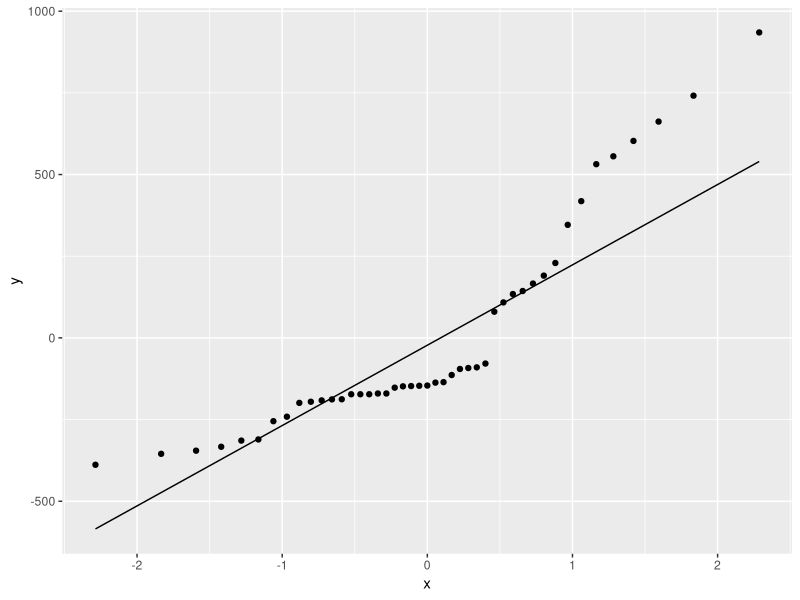
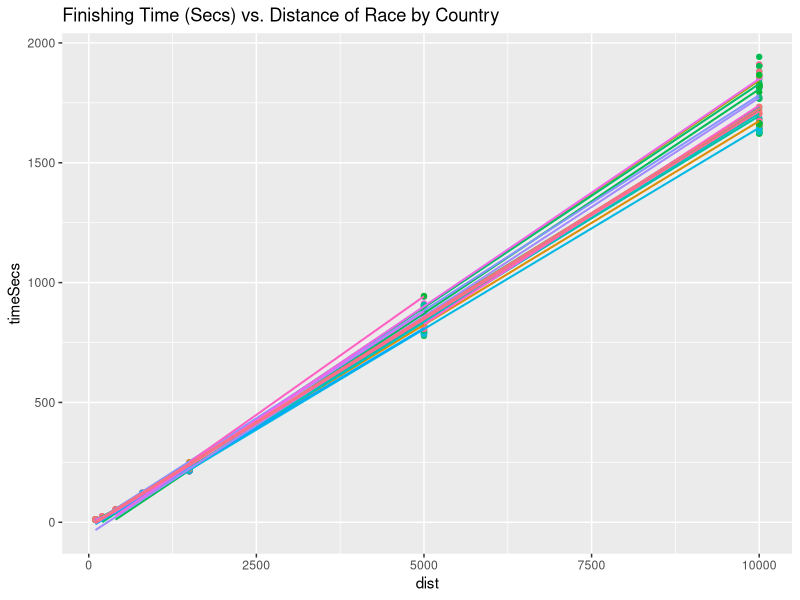
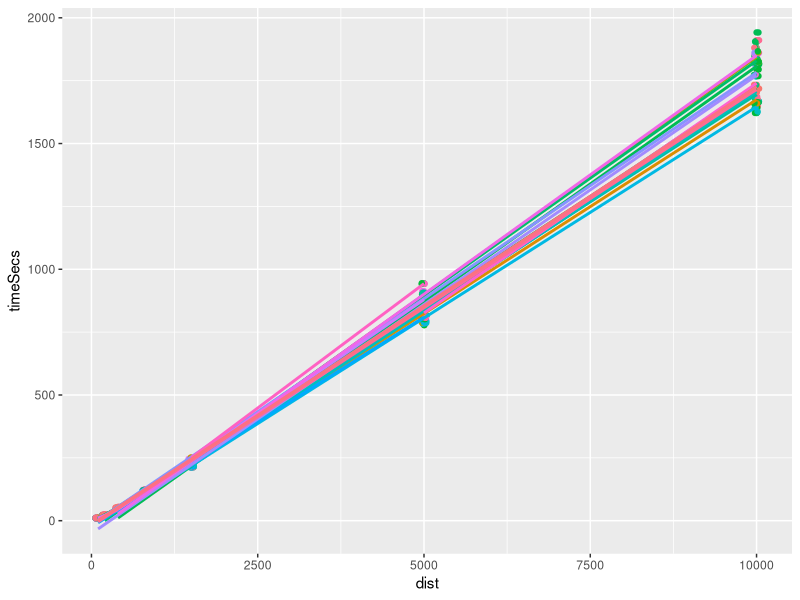
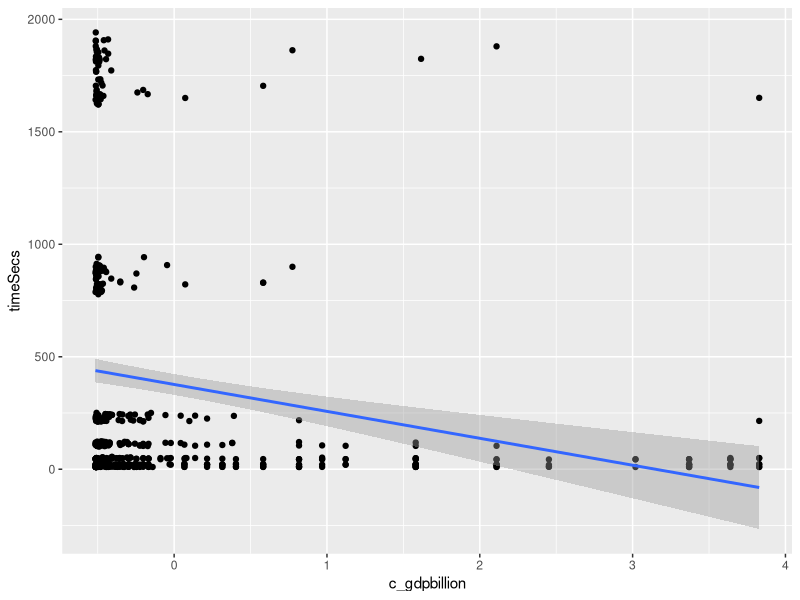

Here is the R script that generated these plots, in order: (Note: this script raises an error after producing the figures.)
## ---- chunk 1
library(nlme)
library(lme4)
library(tidyverse)
library(ggplot2)
## ---- chunk 2
track <- read.csv("track_dist.csv")
## ---- chunk 3
mod1 <- lme(data = track, fixed = timeSecs ~ 1, random = ~1|country2)
mod1
## ---- chunk 4
print(VarCorr(mod1), comp=c("Variance", "Std.Dev."), digits = 2)
## ---- chunk 5
ggplot(ranef(mod1),aes(sample = ranef(mod1)[,1]) ) + stat_qq() + stat_qq_line()
## ---- chunk 6
mod2 <- lme(data = track, fixed = timeSecs ~ dist, random = ~1|country2)
mod2
## ---- chunk 7
print(VarCorr(mod2), comp=c("Variance", "Std.Dev."), digits = 2)
## ---- chunk 8
ggplot(data = track, aes(y = timeSecs, x = dist, col = country2)) + geom_point(show.legend = F) + geom_smooth(method="lm", show.legend = F, se = F, size = .7) + ggtitle("Finishing Time (Secs) vs. Distance of Race by Country")
## ---- chunk 9
mod3 <- lme(data = track, fixed = timeSecs ~ dist, random = ~ dist|country2)
mod3
## ---- chunk 10
print(VarCorr(mod3), comp=c("Variance", "Std.Dev."), digits = 2)
## ---- chunk 11
anova(mod2,mod3)
## ---- chunk 12
ggplot(data = track, aes(x=dist, y = timeSecs, color = country2)) + geom_point(show.legend = F) + geom_jitter(height = .5, show.legend = F) + geom_smooth(method = "lm", se = F, show.legend = F)
## ---- chunk 13
track <- track %>% select(timeSecs, timeMins, name, event, country2, country, medal, city, sex,                               medal, year, dist, age, height, weight, gdp, pop) %>% 
                   mutate(
                      year1896 = year - 1896,
                      dist100 = dist - 100,
                      logpop = log(pop),
                      c_age = scale(age)[,1],
                      c_height = scale(height)[,1],
                      c_weight = scale(weight)[,1],
                      c_gdp = scale(gdp)[,1],
                      c_pop = scale(pop)[,1],
                      c_logpop = scale(logpop)[,1],
                      gdpbillion = gdp/1000000000,
                      c_gdpbillion = scale(gdpbillion)[,1],
                      BMI = weight / (height/100)^2,
                      c_BMI = scale(BMI)[,1],
                      gdp_pop = gdp/pop,
                      c_gdp_pop = scale(gdp_pop)[,1]
               )
## ---- chunk 14
mod4 <- lme(data = track, 
            fixed = timeSecs ~ dist100 + c_height + c_weight + c_height*dist100 + c_weight*dist100 +
                               year1896 + c_age + c_age*year1896 + c_age*dist100 + sex + sex*dist100                                + c_logpop + c_gdp,
            random = ~ dist100|country2)
summary(mod4)
## ---- chunk 15
mod5 <- lme(data = track, 
            fixed = timeSecs ~ dist100 + c_BMI + c_BMI*dist100 +
                               year1896 + c_age + c_age*year1896 + c_age*dist100 + sex + 
                               sex*dist100 + c_gdp_pop,
            random = ~ dist100|country2)
summary(mod5)
## ---- chunk 16
mod6 <- lme(data = track, 
            fixed = timeSecs ~ dist100 + c_BMI + c_BMI*dist100 +
                               year1896 + sex + 
                               sex*dist100 + c_gdp_pop,
            random = ~ dist100|country2)
summary(mod6)
## ---- chunk 17
mod7 <- lme(data = track, 
            fixed = timeSecs ~ dist100 + c_BMI + c_BMI*dist100 +
                               year1896 + sex + 
                               sex*dist100 + c_gdp,
            random = ~ dist100|country2)
summary(mod7)
## ---- chunk 18
mod8 <- lme(data = track, 
            fixed = timeSecs ~ dist100 + c_BMI + c_BMI*dist100 +
                               year1896 + sex + 
                               sex*dist100 + c_gdpbillion,
            random = ~ dist100|country2)
summary(mod8)
## ---- chunk 19
 ggplot(data = track, aes(x=c_gdpbillion, y=timeSecs)) + geom_point() + stat_smooth(method = "lm")
## ---- chunk 20
 ggplot(data = track, aes(x=c_gdpbillion, y=timeSecs)) + geom_point() + stat_smooth(method = "lm") + facet_wrap(aes(dist100), scales = "free")
## ---- chunk 21
mod9 <- lme(data = track, 
            fixed = timeSecs ~ dist100 + c_BMI + c_BMI*dist100 +
                               year1896 + sex + 
                               sex*dist100 + c_gdpbillion + c_gdpbillion*dist100,
            random = ~ dist100|country2)
summary(mod9)
## ---- chunk 22
lmer(data = track, timeSecs ~ dist100 + c_BMI + c_BMI*dist100 + year1896 + sex + sex*dist100 + c_gdpbillion + dist100*c_gdpbillion + (dist100|country2))
## ---- chunk 23
track <-  track %>% mutate(
                  logdist = log(dist),
                  logdist100 = logdist - log(100),
                  logtimeSecs = log(timeSecs),
                  logtimeMins = log(timeMins),
                  logBMI = log(BMI),
                  c_logBMI = scale(logBMI)[,1],
                  loggdpbillion = log(gdpbillion),
                  c_loggdpbillion = scale(loggdpbillion)[,1]
                  ) 

## ---- chunk 24
lmer(data = track, timeSecs ~ logdist100 + c_BMI + c_BMI*logdist100 + year1896 + sex + sex*logdist100 + c_gdpbillion + c_gdpbillion*logdist100+ (logdist100|country2))
## ---- chunk 25
mod10 <- lme(data = track, 
            fixed = timeSecs ~ logdist100 + c_BMI + c_BMI*logdist100 +
                               year1896 + sex + 
                               sex*logdist100 + c_gdpbillion + c_gdpbillion*logdist100,
            random = ~ logdist100|country2)
summary(mod10)
## ---- chunk 26
AIC(mod9); AIC(mod10)
## ---- chunk 27
mod11 <- lme(data = track, 
            fixed = logtimeSecs ~ logdist100 + c_BMI + c_BMI*logdist100 +
                               year1896 + sex + 
                               sex*logdist100 + c_gdpbillion + c_gdpbillion*logdist100,
            random = ~ logdist100|country2)
summary(mod11)
## ---- chunk 28
plot(residuals(mod9) ~ fitted.values(mod9)) 
abline(0,0)
## ---- chunk 29
qqnorm(residuals(mod9))
## ---- chunk 30
ranef_mod9 <- ranef(mod9)
ggplot(data=ranef_mod9, aes(ranef_mod9[,1])) + geom_histogram(bins = 15) + ggtitle("Random Intercepts for mod9")
## ---- chunk 31
ggplot(data=ranef_mod9, aes(ranef_mod9[,2])) + geom_histogram(bins = 15) + ggtitle("Random Slopes for mod9")
## ---- chunk 32
plot(residuals(mod10) ~ fitted.values(mod10)) 
abline(0,0)
## ---- chunk 33
plot(residuals(mod11) ~ fitted.values(mod11)) 
abline(0,0)
## ---- chunk 34
qqnorm(residuals(mod11))
## ---- chunk 35
ranef_mod11 <- ranef(mod11)
ggplot(data=ranef_mod11, aes(ranef_mod11[,1])) + geom_histogram(bins = 15) + ggtitle("Random Intercepts for mod11")
## ---- chunk 36
ggplot(data=ranef_mod11, aes(ranef_mod11[,2])) + geom_histogram(bins = 15) + ggtitle("Random Slopes for mod11")
